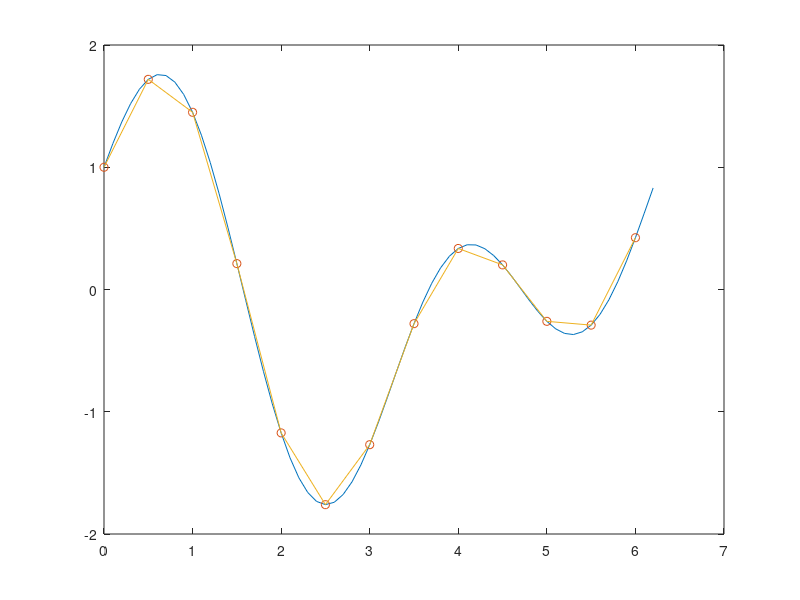

The MATLAB script that drew this image:
%https://www.youtube.com/watch?v=vPzBavmnaeQ

f = @(x) sin(2*x)+cos(x);

int_t=0:0.5:2*pi;
int_y=f(int_t);

t=0:0.1:2*pi;
y=f(t);

num_int=length(int_t);

van=fliplr(vander(int_t));

w=van\int_y';

poly_int=@(x) x.^(0:num_int-1)*w;

z=zeros(1,length(t));

for i=1:length(t)
    z(i)=poly_int(t(i));
end


int_z=zeros(1,length(int_t));

for i=1:length(int_t)
    int_z(i)=poly_int(int_t(i));
end

figure
plot(t,y)
hold on
plot(int_t,int_y,'o')
hold on
plot(int_t,int_z)